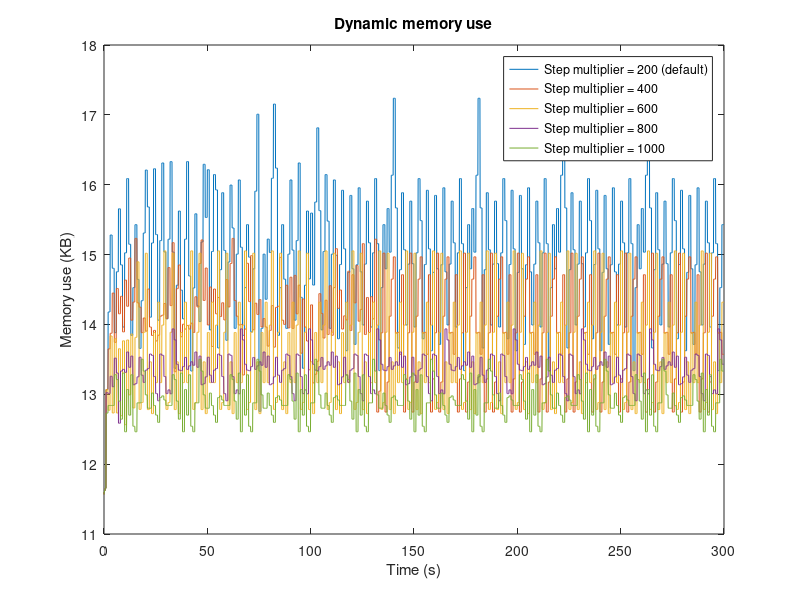

Source code (MATLAB):
figure('Name', 'dynamic_memory_use_nostm')
hold off

file1 = fopen('mem_nostm_gc200.txt', 'r');
file2 = fopen('mem_nostm_gc400.txt', 'r');
file3 = fopen('mem_nostm_gc600.txt', 'r');
file4 = fopen('mem_nostm_gc800.txt', 'r');
file5 = fopen('mem_nostm_gc1000.txt', 'r');

data1 = fscanf(file1, '%f');
data2 = fscanf(file2, '%f');
data3 = fscanf(file3, '%f');
data4 = fscanf(file4, '%f');
data5 = fscanf(file5, '%f');

dt = 0.1;
t1 = [0:length(data1)-1]*dt;
t2 = [0:length(data2)-1]*dt;
t3 = [0:length(data3)-1]*dt;
t4 = [0:length(data4)-1]*dt;
t5 = [0:length(data5)-1]*dt;

plot(t1, data1, t2, data2, t3, data3, t4, data4, t5, data5)
title('Dynamic memory use')
legend('Step multiplier = 200 (default)', 'Step multiplier = 400', 'Step multiplier = 600', 'Step multiplier = 800', 'Step multiplier = 1000')
xlabel('Time (s)'), ylabel('Memory use (KB)')

fclose(file1);
fclose(file2);
fclose(file3);
fclose(file4);
fclose(file5);

% values: gc pause: 110, task_size: 500, no_measurements = 10, task_repeats = 20, run_time = 3000

avg200 = mean(data1);
avg300 = mean(data2);
avg400 = mean(data3);
avg500 = mean(data4);
avg600 = mean(data5);
averages = [avg200, avg300, avg400, avg500, avg600]

[max200, i200] = max(data1);
[max300, i300] = max(data2);
[max400, i400] = max(data3);
[max500, i500] = max(data4);
[max600, i600] = max(data5);

maxes = [max200, max300, max400, max500, max600]

index200 = i200*dt;
index300 = i300*dt;
index400 = i400*dt;
index500 = i500*dt;
index600 = i600*dt;
indices = [index200, index300, index400, index500, index600]